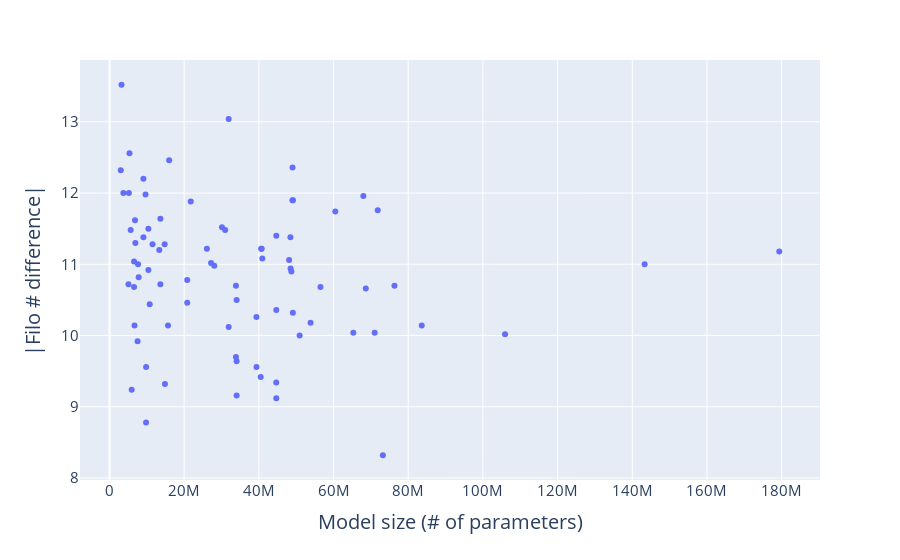

The cell this chart's notebook holds for it:
### Code cell
df["Filo # difference"] = abs(df["Filo # difference"])
fig = px.scatter(df, x="Size", y="Filo # difference", labels={
    "Size": "Model size (# of parameters)",
    "Filo \# difference": "|Filo # difference|",
})


fig.update_xaxes(title_text='Model size (# of parameters)', tickfont=dict(size=15), titlefont=dict(size=20))
fig.update_yaxes(title_text='|Filo # difference|', tickfont=dict(size=15), titlefont=dict(size=20))

fig.update_layout(legend = dict(font = dict(size = 15)),
                  legend_title = dict(font = dict(size = 15)))
fig.show()

### Figure 1 — Plotly figure (JSON) as saved in the notebook; plotly's stock layout.template omitted (floating-point values rounded to 4 significant figures)
{"data": [{"hovertemplate": "Model size (# of parameters)=%{x}<br>Filo # difference=%{y}<extra></extra>", "legendgroup": "", "marker": {"color": "#636efa", "symbol": "circle"}, "mode": "markers", "name": "", "orientation": "v", "showlegend": false, "type": "scatter", "x": [15970594, 26078754, 48985890, 67978018, 83621666, 48457762, 33853282, 33858786, 34037794, 34043682, 39347490, 39355938, 44657186, 44668194, 6569726, 9075362, 10401444, 13624938, 20813258, 31910226, 44665274, 6824866, 6569726, 9075362, 10401444, 13624938, 20813258, 31910226, 44665274, 5933186, 6697858, 7511522, 9781922, 14854082, 34040546, 40498306, 50912098, 73216066, 53846450, 49105858, 49127978, 68635546, 60480306, 71832634, 48716162, 48488674, 48100322, 5188498, 7805442, 9642562, 11518594, 14769106, 21754402, 30122658, 40761026, 49021538, 65296194, 76315394, 143319202, 5666702, 7643690, 9804210, 10757882, 15664536, 27192396, 28047738, 40603854, 56493086, 71012682, 105931510, 179370316, 5079666, 6917490, 5358746, 3007466, 3712930, 3214810, 13333088, 30979586, 40914946], "xaxis": "x", "y": [12.46, 11.22, 11.9, 11.96, 10.14, 11.38, 9.7, 10.7, 10.5, 9.16, 10.26, 9.56, 9.34, 9.12, 10.68, 11.38, 10.92, 10.72, 10.46, 10.12, 10.36, 11.62, 11.04, 12.2, 11.5, 11.64, 10.78, 13.04, 11.4, 9.24, 10.14, 9.92, 8.78, 9.32, 9.64, 9.42, 10, 8.32, 10.18, 10.32, 11.9, 10.66, 11.74, 11.76, 10.9, 10.94, 11.06, 12, 10.82, 11.98, 11.28, 11.28, 11.88, 11.52, 11.22, 12.36, 10.04, 10.7, 11.0, 11.48, 11, 9.56, 10.44, 10.14, 11.02, 10.98, 11.22, 10.68, 10.04, 10.02, 11.18, 10.72, 11.3, 12.56, 12.32, 12, 13.52, 11.2, 11.48, 11.08], "yaxis": "y"}], "layout": {"legend": {"font": {"size": 15}, "title": {"font": {"size": 15}}, "tracegroupgap": 0}, "margin": {"t": 60}, "xaxis": {"anchor": "y", "domain": [0, 1], "tickfont": {"size": 15}, "title": {"font": {"size": 20}, "text": "Model size (# of parameters)"}}, "yaxis": {"anchor": "x", "domain": [0, 1], "tickfont": {"size": 15}, "title": {"font": {"size": 20}, "text": "|Filo # difference|"}}}}
